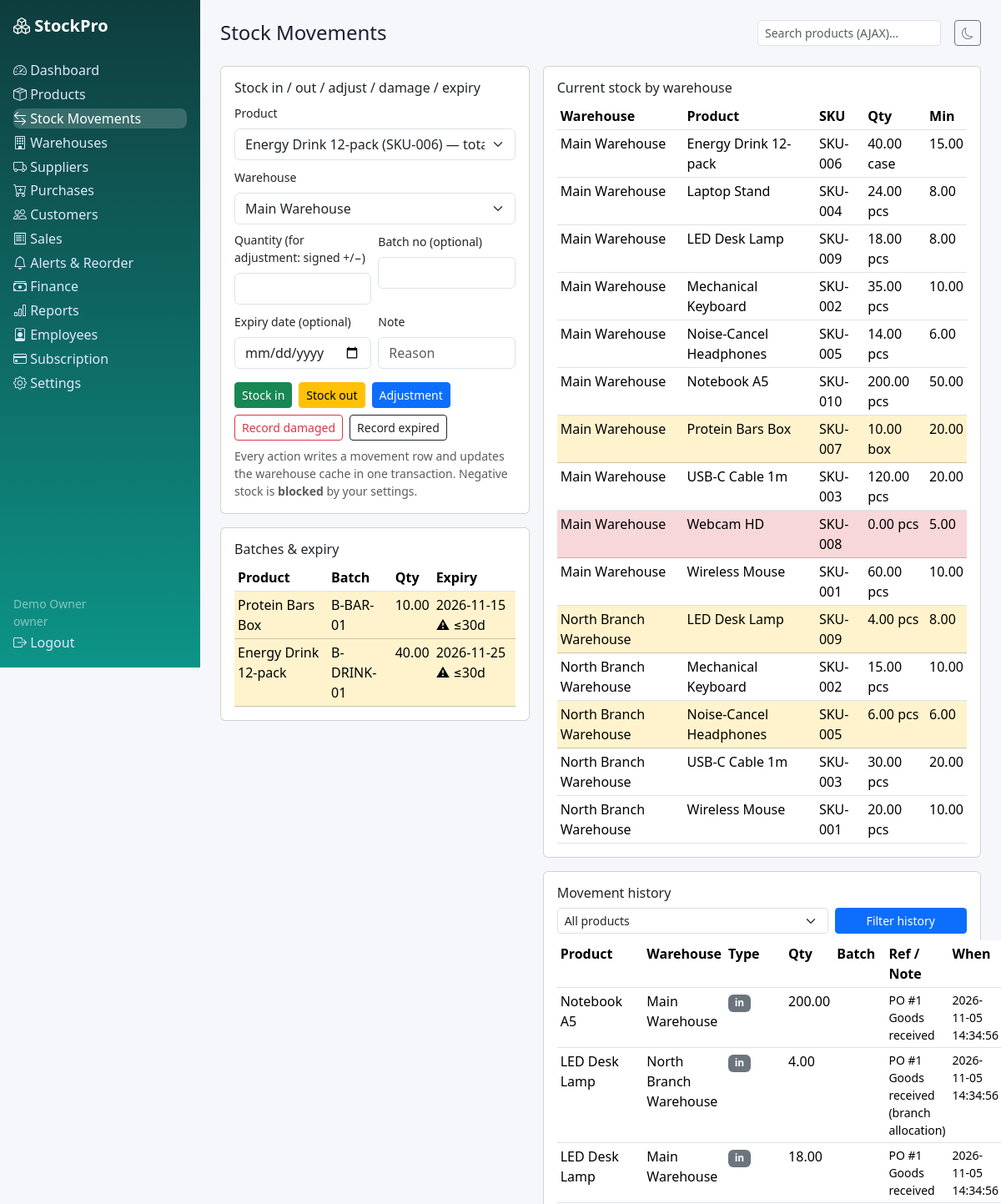
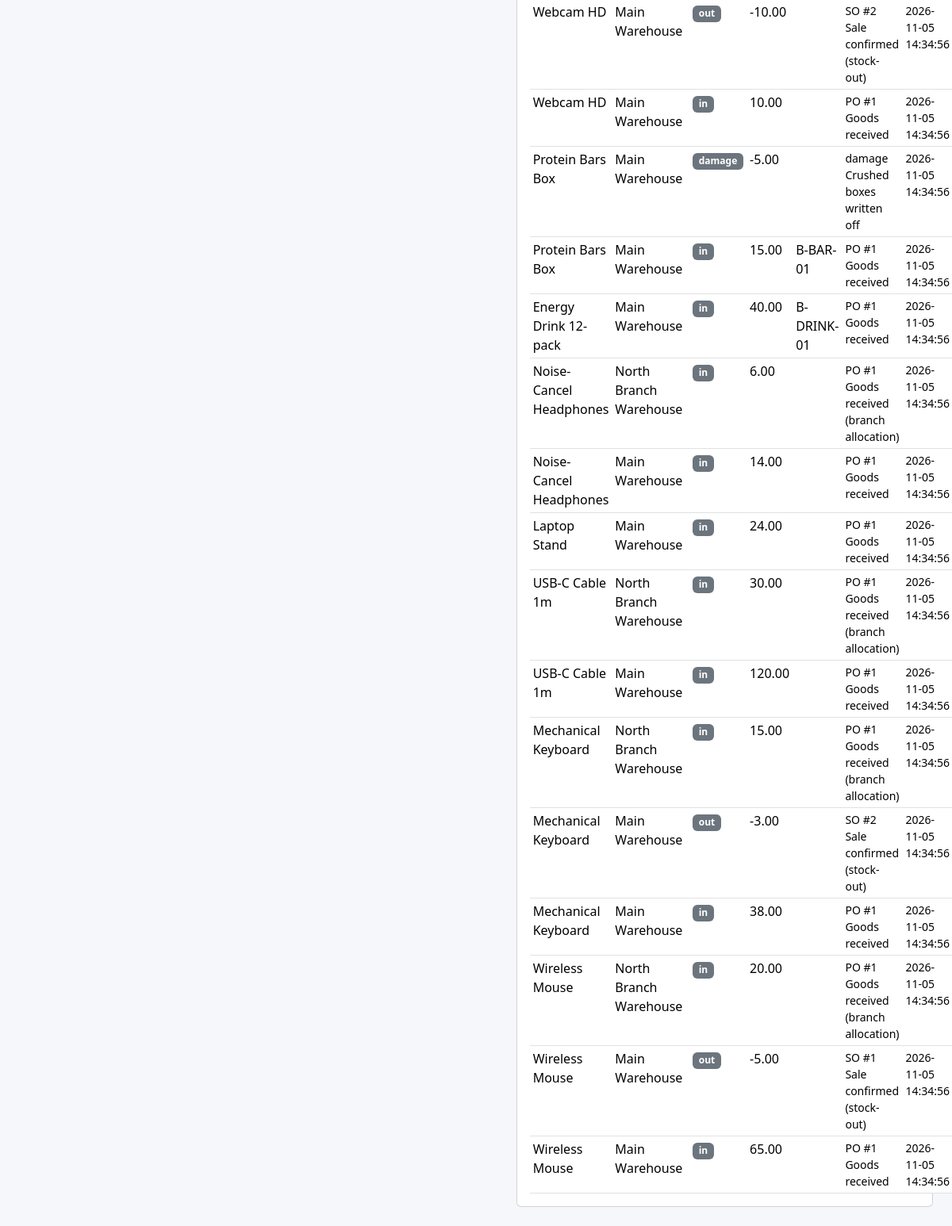
Page /stock.php (signed in) on the committed database (2 pictures, top to bottom).
### tables this page shows
CREATE TABLE batches (id INT UNSIGNED AUTO_INCREMENT PRIMARY KEY, tenant_id INT UNSIGNED NOT NULL, product_id INT UNSIGNED NOT NULL, warehouse_id INT UNSIGNED NOT NULL, batch_no VARCHAR(60) NOT NULL, expiry_date DATE NULL, quantity DECIMAL(12,2) NOT NULL DEFAULT 0, created_at DATETIME NOT NULL DEFAULT CURRENT_TIMESTAMP, UNIQUE KEY uq_batch(tenant_id,product_id,warehouse_id,batch_no), INDEX idx_batch_expiry(expiry_date), CONSTRAINT fk_batch_tenant FOREIGN KEY(tenant_id) REFERENCES tenants(id) ON DELETE CASCADE, CONSTRAINT fk_batch_product FOREIGN KEY(product_id) REFERENCES products(id) ON DELETE CASCADE, CONSTRAINT fk_batch_wh FOREIGN KEY(warehouse_id) REFERENCES warehouses(id) ON DELETE CASCADE);

CREATE TABLE products (id INT UNSIGNED AUTO_INCREMENT PRIMARY KEY, tenant_id INT UNSIGNED NOT NULL, sku VARCHAR(60) NOT NULL, barcode VARCHAR(40) NULL, name VARCHAR(190) NOT NULL, description TEXT NULL, category_id INT UNSIGNED NULL, brand_id INT UNSIGNED NULL, unit VARCHAR(20) NOT NULL DEFAULT 'pcs', cost_price DECIMAL(12,2) NOT NULL DEFAULT 0, sale_price DECIMAL(12,2) NOT NULL DEFAULT 0, stock_qty DECIMAL(12,2) NOT NULL DEFAULT 0, min_stock DECIMAL(12,2) NOT NULL DEFAULT 5, max_stock DECIMAL(12,2) NOT NULL DEFAULT 100, track_expiry TINYINT(1) NOT NULL DEFAULT 0, status ENUM('active','inactive') NOT NULL DEFAULT 'active', created_at DATETIME NOT NULL DEFAULT CURRENT_TIMESTAMP, UNIQUE KEY uq_product_sku(tenant_id,sku), UNIQUE KEY uq_product_barcode(tenant_id,barcode), INDEX idx_prod_tenant(tenant_id), INDEX idx_prod_stock(stock_qty), CONSTRAINT fk_prod_tenant FOREIGN KEY(tenant_id) REFERENCES tenants(id) ON DELETE CASCADE, CONSTRAINT fk_prod_cat FOREIGN KEY(category_id) REFERENCES categories(id) ON DELETE SET NULL, CONSTRAINT fk_prod_brand FOREIGN KEY(brand_id) REFERENCES brands(id) ON DELETE SET NULL);

CREATE TABLE product_warehouse (id INT UNSIGNED AUTO_INCREMENT PRIMARY KEY, tenant_id INT UNSIGNED NOT NULL, product_id INT UNSIGNED NOT NULL, warehouse_id INT UNSIGNED NOT NULL, quantity DECIMAL(12,2) NOT NULL DEFAULT 0, UNIQUE KEY uq_pw(tenant_id,product_id,warehouse_id), INDEX idx_pw_tenant(tenant_id), CONSTRAINT fk_pw_tenant FOREIGN KEY(tenant_id) REFERENCES tenants(id) ON DELETE CASCADE, CONSTRAINT fk_pw_product FOREIGN KEY(product_id) REFERENCES products(id) ON DELETE CASCADE, CONSTRAINT fk_pw_wh FOREIGN KEY(warehouse_id) REFERENCES warehouses(id) ON DELETE CASCADE);

CREATE TABLE warehouses (id INT UNSIGNED AUTO_INCREMENT PRIMARY KEY, tenant_id INT UNSIGNED NOT NULL, name VARCHAR(120) NOT NULL, location VARCHAR(120) NULL, address VARCHAR(255) NULL, racks VARCHAR(120) NULL, shelves VARCHAR(120) NULL, bins VARCHAR(120) NULL, is_main TINYINT(1) NOT NULL DEFAULT 0, created_at DATETIME NOT NULL DEFAULT CURRENT_TIMESTAMP, INDEX idx_wh_tenant(tenant_id), CONSTRAINT fk_wh_tenant FOREIGN KEY(tenant_id) REFERENCES tenants(id) ON DELETE CASCADE);

CREATE TABLE stock_movements (id INT UNSIGNED AUTO_INCREMENT PRIMARY KEY, tenant_id INT UNSIGNED NOT NULL, warehouse_id INT UNSIGNED NOT NULL, product_id INT UNSIGNED NOT NULL, type ENUM('in','out','adjustment','transfer','damage','expiry','return') NOT NULL, quantity DECIMAL(12,2) NOT NULL, reference VARCHAR(80) NULL, note VARCHAR(255) NULL, batch_no VARCHAR(60) NULL, expiry_date DATE NULL, created_by INT UNSIGNED NULL, created_at DATETIME NOT NULL DEFAULT CURRENT_TIMESTAMP, INDEX idx_mv_tenant(tenant_id), INDEX idx_mv_product(product_id), INDEX idx_mv_created(created_at), CONSTRAINT fk_mv_tenant FOREIGN KEY(tenant_id) REFERENCES tenants(id) ON DELETE CASCADE, CONSTRAINT fk_mv_wh FOREIGN KEY(warehouse_id) REFERENCES warehouses(id) ON DELETE CASCADE, CONSTRAINT fk_mv_product FOREIGN KEY(product_id) REFERENCES products(id) ON DELETE CASCADE, CONSTRAINT fk_mv_user FOREIGN KEY(created_by) REFERENCES users(id) ON DELETE SET NULL);

### includes/functions.php (called while the page is built, shortened)
<?php
function e(?string $v): string { return htmlspecialchars($v ?? '', ENT_QUOTES, 'UTF-8'); }
function current_user(): ?array { return $_SESSION['user'] ?? null; }
function tenant_id(): ?int { $u = current_user(); return isset($u['tenant_id']) && $u['tenant_id'] !== null ? (int)$u['tenant_id'] : null; }
function qa(PDO $pdo, string $sql, array $a = []): array { $s = $pdo->prepare($sql); $s->execute($a); return $s->fetchAll(); }
function q1(PDO $pdo, string $sql, array $a = []) { $s = $pdo->prepare($sql); $s->execute($a); return $s->fetchColumn(); }
function tenant_setting(PDO $pdo, int $tid, string $key, string $default = ''): string {
    $v = q1($pdo, 'SELECT setting_value FROM settings WHERE tenant_id=? AND setting_key=?', [$tid, $key]);
    return $v === false || $v === null ? $default : (string)$v;
}
function prevent_negative(PDO $pdo, int $tid): bool { return tenant_setting($pdo, $tid, 'prevent_negative_stock', '1') === '1'; }

### includes/auth.php (called while the page is built, shortened)
<?php
require_once __DIR__ . '/../config/database.php';
require_once __DIR__ . '/functions.php';
function require_tenant(): int {
    $t = tenant_id();
    return $t;
}

### stock.php (the view, shortened to what this page needs)
<?php require_once __DIR__ . '/includes/auth.php'; require_once __DIR__ . '/includes/roles.php';
$user = require_role(ROLE_STOCK); $pdo = db(); check_tenant_active($pdo); $tid = require_tenant(); $base = ''; $active = 'stock'; $pageTitle = 'Stock Movements';
$prods = qa($pdo, 'SELECT * FROM products WHERE tenant_id=? AND status="active" ORDER BY name', [$tid]);
$whs = qa($pdo, 'SELECT * FROM warehouses WHERE tenant_id=? ORDER BY is_main DESC, name', [$tid]);
$current = qa($pdo, 'SELECT pw.quantity, p.name, p.sku, p.unit, p.min_stock, w.name wname FROM product_warehouse pw JOIN products p ON p.id=pw.product_id JOIN warehouses w ON w.id=pw.warehouse_id WHERE pw.tenant_id=? ORDER BY w.name, p.name', [$tid]);
$pidF = (int)($_GET['product_id'] ?? 0);
$histSql = 'SELECT sm.*, p.name pname, w.name wname FROM stock_movements sm JOIN products p ON p.id=sm.product_id JOIN warehouses w ON w.id=sm.warehouse_id WHERE sm.tenant_id=?';
$hArgs = [$tid]; if ($pidF) { $histSql .= ' AND sm.product_id=?'; $hArgs[] = $pidF; } $histSql .= ' ORDER BY sm.id DESC LIMIT 40';
$history = qa($pdo, $histSql, $hArgs);
$batches = qa($pdo, 'SELECT b.*, p.name pname FROM batches b JOIN products p ON p.id=b.product_id WHERE b.tenant_id=? AND b.quantity>0 ORDER BY b.expiry_date', [$tid]);
include __DIR__ . '/includes/header.php'; ?>
<div class="row g-3"><div class="col-lg-5"><div class="card p-3"><h6>Stock in / out / adjust / damage / expiry</h6>
<form method="post"><?= csrf_field() ?>
<div class="mb-2"><label class="form-label small">Product</label><select class="form-select" name="product_id" required><?php foreach ($prods as $p): ?><option value="<?= $p['id'] ?>"><?= e($p['name']) ?> (<?= e($p['sku']) ?>) — total <?= $p['stock_qty'] ?></option><?php endforeach; ?></select></div>
<div class="mb-2"><label class="form-label small">Warehouse</label><select class="form-select" name="warehouse_id" required><?php foreach ($whs as $w): ?><option value="<?= $w['id'] ?>"><?= e($w['name']) ?></option><?php endforeach; ?></select></div>
<div class="row g-2"><div class="col-6"><label class="form-label small">Quantity (for adjustment: signed +/−)</label><input class="form-control" type="number" step="0.01" name="quantity" required></div>
<div class="col-6"><label class="form-label small">Batch no (optional)</label><input class="form-control" name="batch_no"></div>
<div class="col-6"><label class="form-label small">Expiry date (optional)</label><input class="form-control" type="date" name="expiry_date"></div>
<div class="col-6"><label class="form-label small">Note</label><input class="form-control" name="note" placeholder="Reason"></div></div>
<div class="d-flex flex-wrap gap-2 mt-3">
<button class="btn btn-success btn-sm" name="action" value="in">Stock in</button>
<button class="btn btn-warning btn-sm" name="action" value="out">Stock out</button>
<button class="btn btn-primary btn-sm" name="action" value="adjustment">Adjustment</button>
<button class="btn btn-outline-danger btn-sm" name="action" value="damage">Record damaged</button>
<button class="btn btn-outline-dark btn-sm" name="action" value="expiry">Record expired</button></div>
<p class="small text-muted mt-2 mb-0">Every action writes a movement row and updates the warehouse cache in one transaction. Negative stock is <?= prevent_negative($pdo,$tid) ? '<strong>blocked</strong>' : 'allowed' ?> by your settings.</p></form></div>
<div class="card p-3 mt-3"><h6>Batches &amp; expiry</h6><table class="table table-sm mb-0"><tr><th>Product</th><th>Batch</th><th>Qty</th><th>Expiry</th></tr>
<?php foreach ($batches as $b): $soon = $b['expiry_date'] && $b['expiry_date'] <= date('Y-m-d', strtotime('+30 days')); ?><tr class="<?= $soon ? 'table-warning' : '' ?>"><td><?= e($b['pname']) ?></td><td><?= e($b['batch_no']) ?></td><td><?= $b['quantity'] ?></td><td><?= e($b['expiry_date'] ?? '') ?><?= $soon ? ' ⚠ ≤30d' : '' ?></td></tr><?php endforeach; if (!$batches) echo '<tr><td colspan="4" class="text-muted">No batches.</td></tr>'; ?></table></div></div>
<div class="col-lg-7"><div class="card p-3"><h6>Current stock by warehouse</h6><table class="table table-sm mb-0"><tr><th>Warehouse</th><th>Product</th><th>SKU</th><th>Qty</th><th>Min</th></tr>
<?php foreach ($current as $c): ?><tr class="<?= $c['quantity'] <= 0 ? 'table-danger' : ($c['quantity'] <= $c['min_stock'] ? 'table-warning' : '') ?>"><td><?= e($c['wname']) ?></td><td><?= e($c['name']) ?></td><td><?= e($c['sku']) ?></td><td><?= $c['quantity'] ?> <?= e($c['unit']) ?></td><td><?= $c['min_stock'] ?></td></tr><?php endforeach; if (!$current) echo '<tr><td colspan="5" class="text-muted">No stock yet.</td></tr>'; ?></table></div>
<div class="card p-3 mt-3"><h6>Movement history</h6><form class="row g-2 mb-2" method="get"><div class="col-md-8"><select class="form-select form-select-sm" name="product_id"><option value="">All products</option></select></div><div class="col-md-4"><button class="btn btn-sm btn-primary w-100">Filter history</button></div></form>
<table class="table table-sm mb-0"><tr><th>Product</th><th>Warehouse</th><th>Type</th><th>Qty</th><th>Batch</th><th>Ref / Note</th><th>When</th></tr>
<?php foreach ($history as $h): ?><tr><td><?= e($h['pname']) ?></td><td><?= e($h['wname']) ?></td><td><span class="badge bg-secondary"><?= e($h['type']) ?></span></td><td><?= $h['quantity'] ?></td><td><?= e($h['batch_no'] ?? '') ?></td><td class="small"><?= e($h['reference'] ?? '') ?> <?= e($h['note'] ?? '') ?></td><td class="small"><?= e($h['created_at']) ?></td></tr><?php endforeach; ?></table></div></div></div>
<?php include __DIR__ . '/includes/footer.php'; ?>

### assets/css/style.css (style rules this page uses)
:root { --brand:#0d9488;--bg:#f6f7fb;--card:#fff;--text:#172033 }
body { background:var(--bg);color:var(--text);font-family:system-ui,-apple-system,"Segoe UI",Roboto,sans-serif }

### rows in the picture
batches: product.name "Protein Bars Box", batch_no "B-BAR-01", quantity "10.00", expiry_date "2026-11-15", shows "⚠ ≤30d"
batches: product.name "Energy Drink 12-pack", batch_no "B-DRINK-01", quantity "40.00", expiry_date "2026-11-25", shows "⚠ ≤30d"
product_warehouse: warehouse.name "Main Warehouse", product.name "Energy Drink 12-pack", product.sku "SKU-006", quantity "40.00", product.unit "case", product.min_stock "15.00"
product_warehouse: warehouse.name "Main Warehouse", product.name "Laptop Stand", product.sku "SKU-004", quantity "24.00", product.unit "pcs", product.min_stock "8.00"
product_warehouse: warehouse.name "Main Warehouse", product.name "LED Desk Lamp", product.sku "SKU-009", quantity "18.00", product.unit "pcs", product.min_stock "8.00"
product_warehouse: warehouse.name "Main Warehouse", product.name "Mechanical Keyboard", product.sku "SKU-002", quantity "35.00", product.unit "pcs", product.min_stock "10.00"
product_warehouse: warehouse.name "Main Warehouse", product.name "Noise-Cancel Headphones", product.sku "SKU-005", quantity "14.00", product.unit "pcs", product.min_stock "6.00"
product_warehouse: warehouse.name "Main Warehouse", product.name "Notebook A5", product.sku "SKU-010", quantity "200.00", product.unit "pcs", product.min_stock "50.00"
product_warehouse: warehouse.name "Main Warehouse", product.name "Protein Bars Box", product.sku "SKU-007", quantity "10.00", product.unit "box", product.min_stock "20.00"
product_warehouse: warehouse.name "Main Warehouse", product.name "USB-C Cable 1m", product.sku "SKU-003", quantity "120.00", product.unit "pcs", product.min_stock "20.00"
product_warehouse: warehouse.name "Main Warehouse", product.name "Webcam HD", product.sku "SKU-008", quantity "0.00", product.unit "pcs", product.min_stock "5.00"
product_warehouse: warehouse.name "Main Warehouse", product.name "Wireless Mouse", product.sku "SKU-001", quantity "60.00", product.unit "pcs", product.min_stock "10.00"
product_warehouse: warehouse.name "North Branch Warehouse", product.name "LED Desk Lamp", product.sku "SKU-009", quantity "4.00", product.unit "pcs", product.min_stock "8.00"
product_warehouse: warehouse.name "North Branch Warehouse", product.name "Mechanical Keyboard", product.sku "SKU-002", quantity "15.00", product.unit "pcs", product.min_stock "10.00"
product_warehouse: warehouse.name "North Branch Warehouse", product.name "Noise-Cancel Headphones", product.sku "SKU-005", quantity "6.00", product.unit "pcs", product.min_stock "6.00"
product_warehouse: warehouse.name "North Branch Warehouse", product.name "USB-C Cable 1m", product.sku "SKU-003", quantity "30.00", product.unit "pcs", product.min_stock "20.00"
product_warehouse: warehouse.name "North Branch Warehouse", product.name "Wireless Mouse", product.sku "SKU-001", quantity "20.00", product.unit "pcs", product.min_stock "10.00"
stock_movements: product.name "Notebook A5", warehouse.name "Main Warehouse", type "in", quantity "200.00", reference "PO #1", note "Goods received", created_at "2026-11-05 14:34:56"
stock_movements: product.name "LED Desk Lamp", warehouse.name "North Branch Warehouse", type "in", quantity "4.00", reference "PO #1", note "Goods received (branch allocation)", created_at "2026-11-05 14:34:56"
stock_movements: product.name "LED Desk Lamp", warehouse.name "Main Warehouse", type "in", quantity "18.00", reference "PO #1", note "Goods received", created_at "2026-11-05 14:34:56"
stock_movements: product.name "Webcam HD", warehouse.name "Main Warehouse", type "out", quantity "-10.00", reference "SO #2", note "Sale confirmed (stock-out)", created_at "2026-11-05 14:34:56"
stock_movements: product.name "Webcam HD", warehouse.name "Main Warehouse", type "in", quantity "10.00", reference "PO #1", note "Goods received", created_at "2026-11-05 14:34:56"
stock_movements: product.name "Protein Bars Box", warehouse.name "Main Warehouse", type "damage", quantity "-5.00", reference "damage", note "Crushed boxes written off", created_at "2026-11-05 14:34:56"
stock_movements: product.name "Protein Bars Box", warehouse.name "Main Warehouse", type "in", quantity "15.00", batch_no "B-BAR-01", reference "PO #1", note "Goods received", created_at "2026-11-05 14:34:56"
stock_movements: product.name "Energy Drink 12-pack", warehouse.name "Main Warehouse", type "in", quantity "40.00", batch_no "B-DRINK-01", reference "PO #1", note "Goods received", created_at "2026-11-05 14:34:56"
stock_movements: product.name "Noise-Cancel Headphones", warehouse.name "North Branch Warehouse", type "in", quantity "6.00", reference "PO #1", note "Goods received (branch allocation)", created_at "2026-11-05 14:34:56"
stock_movements: product.name "Noise-Cancel Headphones", warehouse.name "Main Warehouse", type "in", quantity "14.00", reference "PO #1", note "Goods received", created_at "2026-11-05 14:34:56"
stock_movements: product.name "Laptop Stand", warehouse.name "Main Warehouse", type "in", quantity "24.00", reference "PO #1", note "Goods received", created_at "2026-11-05 14:34:56"
stock_movements: product.name "USB-C Cable 1m", warehouse.name "North Branch Warehouse", type "in", quantity "30.00", reference "PO #1", note "Goods received (branch allocation)", created_at "2026-11-05 14:34:56"
stock_movements: product.name "USB-C Cable 1m", warehouse.name "Main Warehouse", type "in", quantity "120.00", reference "PO #1", note "Goods received", created_at "2026-11-05 14:34:56"
stock_movements: product.name "Mechanical Keyboard", warehouse.name "North Branch Warehouse", type "in", quantity "15.00", reference "PO #1", note "Goods received (branch allocation)", created_at "2026-11-05 14:34:56"
stock_movements: product.name "Mechanical Keyboard", warehouse.name "Main Warehouse", type "out", quantity "-3.00", reference "SO #2", note "Sale confirmed (stock-out)", created_at "2026-11-05 14:34:56"
stock_movements: product.name "Mechanical Keyboard", warehouse.name "Main Warehouse", type "in", quantity "38.00", reference "PO #1", note "Goods received", created_at "2026-11-05 14:34:56"
stock_movements: product.name "Wireless Mouse", warehouse.name "North Branch Warehouse", type "in", quantity "20.00", reference "PO #1", note "Goods received (branch allocation)", created_at "2026-11-05 14:34:56"
stock_movements: product.name "Wireless Mouse", warehouse.name "Main Warehouse", type "out", quantity "-5.00", reference "SO #1", note "Sale confirmed (stock-out)", created_at "2026-11-05 14:34:56"
stock_movements: product.name "Wireless Mouse", warehouse.name "Main Warehouse", type "in", quantity "65.00", reference "PO #1", note "Goods received", created_at "2026-11-05 14:34:56"

### other values in the picture
$label "Dashboard"
$label "Products"
$label "Stock Movements"
$label "Warehouses"
$label "Suppliers"
$label "Purchases"
$label "Customers"
$label "Sales"
$label "Alerts & Reorder"
$label "Finance"
$label "Reports"
$label "Employees"
$label "Subscription"
$label "Settings"
current_user()['name'] "Demo Owner"
